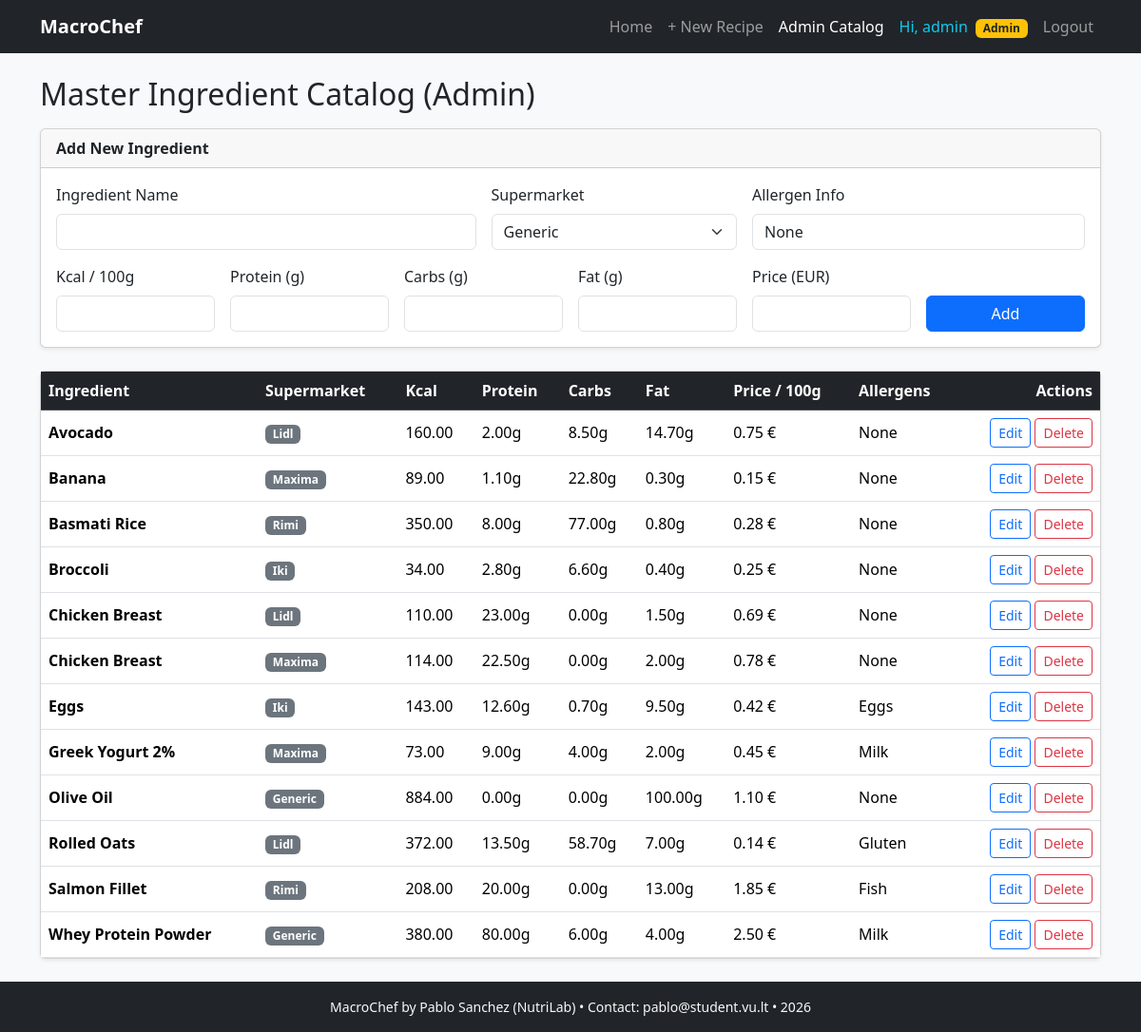
The app's page /admin_ingredients.php (signed in) with its own data.
### tables this page shows
CREATE TABLE ingredients (
    id INT UNSIGNED AUTO_INCREMENT PRIMARY KEY,
    name VARCHAR(100) NOT NULL,
    supermarket ENUM('Generic', 'Lidl', 'Maxima', 'Rimi', 'Iki') NOT NULL DEFAULT 'Generic',
    kcal_per_100g DECIMAL(7,2) NOT NULL CHECK (kcal_per_100g >= 0),
    protein_per_100g DECIMAL(6,2) NOT NULL CHECK (protein_per_100g >= 0),
    carbs_per_100g DECIMAL(6,2) NOT NULL CHECK (carbs_per_100g >= 0),
    fat_per_100g DECIMAL(6,2) NOT NULL CHECK (fat_per_100g >= 0),
    price_per_100g DECIMAL(6,2) NOT NULL CHECK (price_per_100g >= 0),
    allergen_info VARCHAR(100) NOT NULL DEFAULT 'None',
    UNIQUE KEY unique_ingredient_store (name, supermarket)
);

### src/helpers.php (called while the page is built, shortened)
<?php
function e(string $text): string {
    return htmlspecialchars($text, ENT_QUOTES, 'UTF-8');
}

### public/admin_ingredients.php (the view, shortened to what this page needs)
<?php
require_once __DIR__ . '/../src/db.php';
require_once __DIR__ . '/../src/helpers.php';
$allowedSupermarkets = ['Generic', 'Lidl', 'Maxima', 'Rimi', 'Iki'];
$errors = [];
$formData = [
    'id' => 0,
    'name' => '',
    'supermarket' => 'Generic',
    'kcal_per_100g' => '',
    'protein_per_100g' => '',
    'carbs_per_100g' => '',
    'fat_per_100g' => '',
    'price_per_100g' => '',
    'allergen_info' => 'None',
];
$ingredients = $pdo->query('SELECT * FROM ingredients ORDER BY name ASC, supermarket ASC')->fetchAll();
require_once __DIR__ . '/../src/header.php';
?>
<h1 class="h2 mb-3">Master Ingredient Catalog (Admin)</h1>
<div class="card shadow-sm mb-4">
    <div class="card-header fw-bold">
        <?= (int)$formData['id'] > 0 ? 'Edit Ingredient' : 'Add New Ingredient' ?>
    </div>
    <div class="card-body">
        <form method="POST" action="admin_ingredients.php">
            <div class="row g-3">
                <div class="col-md-5">
                    <label for="name" class="form-label">Ingredient Name</label>
                    <input type="text" id="name" name="name"
                           class="form-control <?= isset($errors['name']) ? 'is-invalid' : '' ?>"
                           value="<?= e((string)$formData['name']) ?>" required minlength="2" maxlength="100">
                </div>
                <div class="col-md-3">
                    <label for="supermarket" class="form-label">Supermarket</label>
                    <select id="supermarket" name="supermarket" class="form-select <?= isset($errors['supermarket']) ? 'is-invalid' : '' ?>">
                        <?php foreach ($allowedSupermarkets as $store): ?>
                            <option value="<?= e($store) ?>" <?= $formData['supermarket'] === $store ? 'selected' : '' ?>>
                                <?= e($store) ?>
                            </option>
                        <?php endforeach; ?>
                    </select>
                </div>
                <div class="col-md-4">
                    <label for="allergen_info" class="form-label">Allergen Info</label>
                    <input type="text" id="allergen_info" name="allergen_info"
                           class="form-control <?= isset($errors['allergen_info']) ? 'is-invalid' : '' ?>"
                           value="<?= e((string)$formData['allergen_info']) ?>" maxlength="100" placeholder="None, Milk, Gluten...">
                </div>
                <div class="col-md-2 col-6">
                    <label for="kcal_per_100g" class="form-label">Kcal / 100g</label>
                    <input type="number" step="0.01" min="0" max="1000" id="kcal_per_100g" name="kcal_per_100g"
                           class="form-control <?= isset($errors['kcal_per_100g']) ? 'is-invalid' : '' ?>"
                           value="<?= e((string)$formData['kcal_per_100g']) ?>" required>
                </div>
                <div class="col-md-2 col-6">
                    <label for="protein_per_100g" class="form-label">Protein (g)</label>
                    <input type="number" step="0.01" min="0" max="100" id="protein_per_100g" name="protein_per_100g"
                           class="form-control <?= isset($errors['protein_per_100g']) ? 'is-invalid' : '' ?>"
                           value="<?= e((string)$formData['protein_per_100g']) ?>" required>
                </div>
                <div class="col-md-2 col-6">
                    <label for="carbs_per_100g" class="form-label">Carbs (g)</label>
                    <input type="number" step="0.01" min="0" max="100" id="carbs_per_100g" name="carbs_per_100g"
                           class="form-control <?= isset($errors['carbs_per_100g']) ? 'is-invalid' : '' ?>"
                           value="<?= e((string)$formData['carbs_per_100g']) ?>" required>
                </div>
                <div class="col-md-2 col-6">
                    <label for="fat_per_100g" class="form-label">Fat (g)</label>
                    <input type="number" step="0.01" min="0" max="100" id="fat_per_100g" name="fat_per_100g"
                           class="form-control <?= isset($errors['fat_per_100g']) ? 'is-invalid' : '' ?>"
                           value="<?= e((string)$formData['fat_per_100g']) ?>" required>
                </div>
                <div class="col-md-2 col-6">
                    <label for="price_per_100g" class="form-label">Price (EUR)</label>
                    <input type="number" step="0.01" min="0" max="500" id="price_per_100g" name="price_per_100g"
                           class="form-control <?= isset($errors['price_per_100g']) ? 'is-invalid' : '' ?>"
                           value="<?= e((string)$formData['price_per_100g']) ?>" required>
                </div>
                <div class="col-md-2 d-flex align-items-end gap-2">
                    <button type="submit" class="btn btn-primary w-100">
                        <?= (int)$formData['id'] > 0 ? 'Update' : 'Add' ?>
                    </button>
                </div>
            </div>
        </form>
    </div>
</div>
<div class="card shadow-sm">
    <div class="table-responsive">
        <table class="table table-hover align-middle mb-0">
            <thead class="table-dark">
                <tr>
                    <th>Ingredient</th>
                    <th>Supermarket</th>
                    <th>Kcal</th>
                    <th>Protein</th>
                    <th>Carbs</th>
                    <th>Fat</th>
                    <th>Price / 100g</th>
                    <th>Allergens</th>
                    <th class="text-end">Actions</th>
                </tr>
            </thead>
            <tbody>
                <?php foreach ($ingredients as $ing): ?>
                    <tr>
                        <td class="fw-semibold"><?= e($ing['name']) ?></td>
                        <td><span class="badge bg-secondary"><?= e($ing['supermarket']) ?></span></td>
                        <td><?= e((string)$ing['kcal_per_100g']) ?></td>
                        <td><?= e((string)$ing['protein_per_100g']) ?>g</td>
                        <td><?= e((string)$ing['carbs_per_100g']) ?>g</td>
                        <td><?= e((string)$ing['fat_per_100g']) ?>g</td>
                        <td><?= e((string)$ing['price_per_100g']) ?> &euro;</td>
                        <td><?= e($ing['allergen_info']) ?></td>
                        <td class="text-end text-nowrap">
                            <a href="admin_ingredients.php?edit_id=<?= (int)$ing['id'] ?>" class="btn btn-sm btn-outline-primary">Edit</a>
                            <form method="POST" action="admin_ingredients.php" class="d-inline js-confirm-delete"
                                  data-item="<?= e($ing['name'] . ' (' . $ing['supermarket'] . ')') ?>">
                                <button type="submit" class="btn btn-sm btn-outline-danger">Delete</button>
                            </form>
                        </td>
                    </tr>
                <?php endforeach; ?>
            </tbody>
        </table>
    </div>
</div>
<?php require_once __DIR__ . '/../src/footer.php'; ?>

### records on screen
ingredients: allergen_info "None", name "Olive Oil", supermarket "Generic", kcal_per_100g "884.00", protein_per_100g "0.00", carbs_per_100g "0.00", fat_per_100g "100.00", price_per_100g "1.10"
ingredients: name "Avocado", supermarket "Lidl", kcal_per_100g "160.00", protein_per_100g "2.00", carbs_per_100g "8.50", fat_per_100g "14.70", price_per_100g "0.75", allergen_info "None"
ingredients: name "Banana", supermarket "Maxima", kcal_per_100g "89.00", protein_per_100g "1.10", carbs_per_100g "22.80", fat_per_100g "0.30", price_per_100g "0.15", allergen_info "None"
ingredients: name "Basmati Rice", supermarket "Rimi", kcal_per_100g "350.00", protein_per_100g "8.00", carbs_per_100g "77.00", fat_per_100g "0.80", price_per_100g "0.28", allergen_info "None"
ingredients: name "Broccoli", supermarket "Iki", kcal_per_100g "34.00", protein_per_100g "2.80", carbs_per_100g "6.60", fat_per_100g "0.40", price_per_100g "0.25", allergen_info "None"
ingredients: name "Chicken Breast", supermarket "Lidl", kcal_per_100g "110.00", protein_per_100g "23.00", carbs_per_100g "0.00", fat_per_100g "1.50", price_per_100g "0.69", allergen_info "None"
ingredients: name "Chicken Breast", supermarket "Maxima", kcal_per_100g "114.00", protein_per_100g "22.50", carbs_per_100g "0.00", fat_per_100g "2.00", price_per_100g "0.78", allergen_info "None"
ingredients: name "Eggs", supermarket "Iki", kcal_per_100g "143.00", protein_per_100g "12.60", carbs_per_100g "0.70", fat_per_100g "9.50", price_per_100g "0.42", allergen_info "Eggs"
ingredients: name "Greek Yogurt 2%", supermarket "Maxima", kcal_per_100g "73.00", protein_per_100g "9.00", carbs_per_100g "4.00", fat_per_100g "2.00", price_per_100g "0.45", allergen_info "Milk"
ingredients: name "Rolled Oats", supermarket "Lidl", kcal_per_100g "372.00", protein_per_100g "13.50", carbs_per_100g "58.70", fat_per_100g "7.00", price_per_100g "0.14", allergen_info "Gluten"
ingredients: name "Salmon Fillet", supermarket "Rimi", kcal_per_100g "208.00", protein_per_100g "20.00", carbs_per_100g "0.00", fat_per_100g "13.00", price_per_100g "1.85", allergen_info "Fish"
ingredients: name "Whey Protein Powder", supermarket "Generic", kcal_per_100g "380.00", protein_per_100g "80.00", carbs_per_100g "6.00", fat_per_100g "4.00", price_per_100g "2.50", allergen_info "Milk"

### other values on screen
$_SESSION['username'] "admin"
form field supermarket "Generic"
